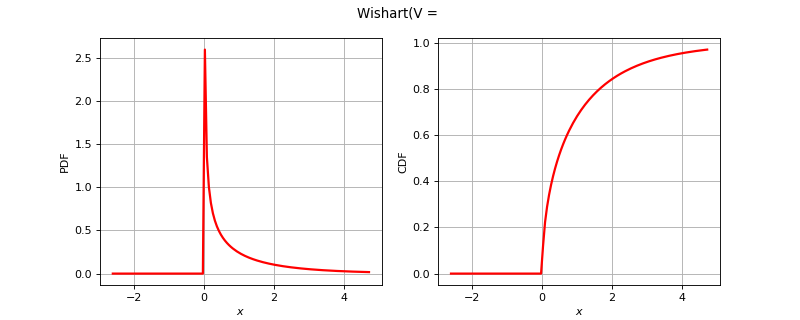

Source code (Python):
import openturns as ot
from matplotlib import pyplot as plt
from openturns.viewer import View
if ot.Wishart().__class__.__name__ == 'Bernoulli':
    distribution = ot.Bernoulli(0.7)
elif ot.Wishart().__class__.__name__ == 'Binomial':
    distribution = ot.Binomial(5, 0.2)
elif ot.Wishart().__class__.__name__ == 'Hypergeometric':
    distribution = ot.Hypergeometric(10, 4, 7)
elif ot.Wishart().__class__.__name__ == 'ComposedDistribution':
    copula = ot.IndependentCopula(2)
    marginals = [ot.Uniform(1.0, 2.0), ot.Normal(2.0, 3.0)]
    distribution = ot.ComposedDistribution(marginals, copula)
elif ot.Wishart().__class__.__name__ == 'CumulativeDistributionNetwork':
    coll = [ot.Normal(2),ot.Dirichlet([0.5, 1.0, 1.5])]
    distribution = ot.CumulativeDistributionNetwork(coll, ot.BipartiteGraph([[0,1], [0,1]]))
elif ot.Wishart().__class__.__name__ == 'Histogram':
    distribution = ot.Histogram([-1.0, 0.5, 1.0, 2.0], [0.45, 0.4, 0.15])
elif ot.Wishart().__class__.__name__ == 'KernelMixture':
    kernel = ot.Uniform()
    sample = ot.Normal().getSample(5)
    bandwith = [1.0]
    distribution = ot.KernelMixture(kernel, bandwith, sample)
elif ot.Wishart().__class__.__name__ == 'MaximumDistribution':
    coll = [ot.Uniform(2.5, 3.5), ot.LogUniform(1.0, 1.2), ot.Triangular(2.0, 3.0, 4.0)]
    distribution = ot.MaximumDistribution(coll)
elif ot.Wishart().__class__.__name__ == 'Multinomial':
    distribution = ot.Multinomial(5, [0.2])
elif ot.Wishart().__class__.__name__ == 'RandomMixture':
    coll = [ot.Triangular(0.0, 1.0, 5.0), ot.Uniform(-2.0, 2.0)]
    weights = [0.8, 0.2]
    cst = 3.0
    distribution = ot.RandomMixture(coll, weights, cst)
elif ot.Wishart().__class__.__name__ == 'TruncatedDistribution':
    distribution = ot.TruncatedDistribution(ot.Normal(2.0, 1.5), 1.0, 4.0)
elif ot.Wishart().__class__.__name__ == 'UserDefined':
    distribution = ot.UserDefined([[0.0], [1.0], [2.0]], [0.2, 0.7, 0.1])
elif ot.Wishart().__class__.__name__ == 'ZipfMandelbrot':
    distribution = ot.ZipfMandelbrot(10, 2.5, 0.3)
else:
    distribution = ot.Wishart()
dimension = distribution.getDimension()
title = str(distribution)[:100].split('\n')[0]
if dimension == 1:
    distribution.setDescription(['$x$'])
    pdf_graph = distribution.drawPDF()
    cdf_graph = distribution.drawCDF()
    fig = plt.figure(figsize=(10, 4))
    pdf_axis = fig.add_subplot(121)
    cdf_axis = fig.add_subplot(122)
    View(pdf_graph, figure=fig, axes=[pdf_axis], add_legend=False)
    View(cdf_graph, figure=fig, axes=[cdf_axis], add_legend=False)
    fig.suptitle(title)
elif dimension == 2:
    distribution.setDescription(['$x_1$', '$x_2$'])
    pdf_graph = distribution.drawPDF()
    pdf_graph.setTitle(title)
    fig = plt.figure(figsize=(10, 5))
    pdf_axis = fig.add_subplot(111)
    View(pdf_graph, figure=fig, axes=[pdf_axis], add_legend=False, square_axes=True)
